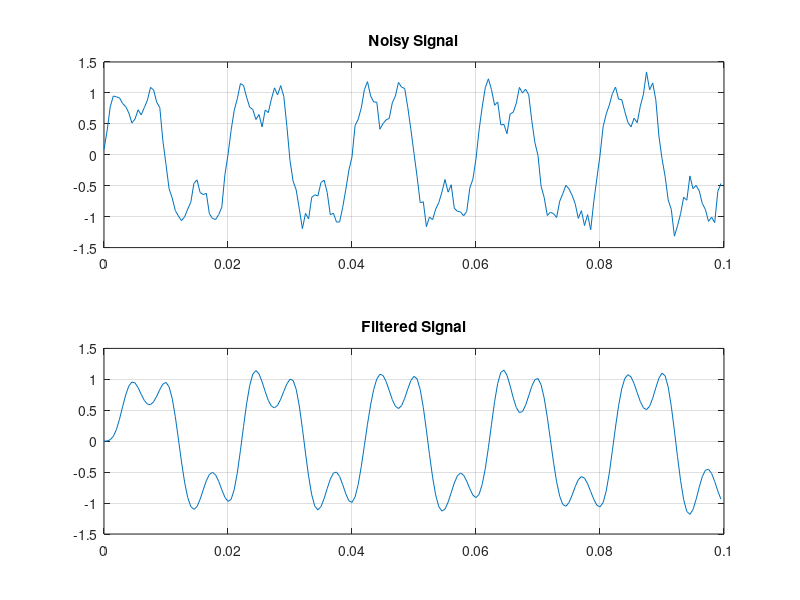

Write MATLAB code to recreate this figure.
clc;
clear;

% 1. Variables and Range Vectors
fs = 2000;
T = 1;
t = 0:1/fs:T;

% 2. Complex Signal Processing
x = sin(2*pi*50*t) + 0.5*sin(2*pi*150*t);
noise = 0.1*randn(size(t));
x_noisy = x + noise;

% 3. FFT Analysis
X = fft(x_noisy);

% 4. Matrix Arithmetic & Column-Major Indexing
A = [1 2; 3 4];
linear_val = A(2); % Must equal 3

% 5. Linear Algebra Operations
[U, S, V] = svd(A);

% 6. Digital Filtering
[b, a] = butter(4, 200/(fs/2));
filtered = filter(b, a, x_noisy);

% 7. Modulation Pipeline
m = sin(2*pi*10*t);
s_am = ammod(m, 100, fs);

% 8. Plotting Operations
figure;
subplot(2, 1, 1);
plot(t(1:200), x_noisy(1:200));
title('Noisy Signal');
grid on;

subplot(2, 1, 2);
plot(t(1:200), filtered(1:200));
title('Filtered Signal');
grid on;
